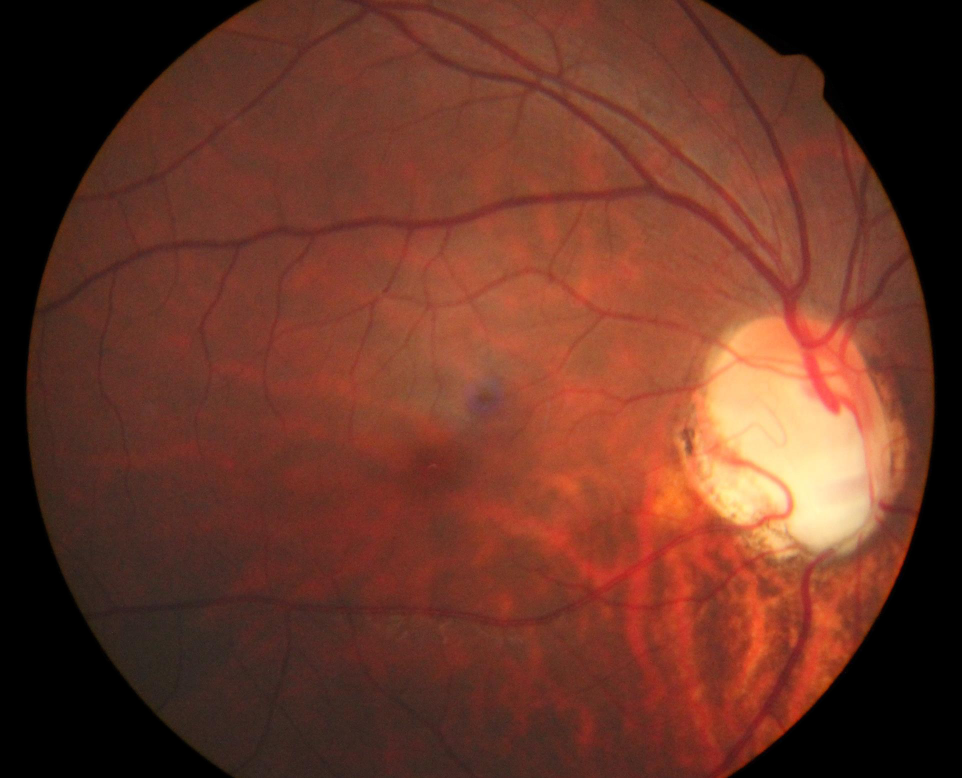
#> input picture CFP for rare eye diseases/Optic Nerve Hypoplasia/FANSHIQI_OD_20200916x20200921_Fundus.jpg, 1924 x 1556 px (shown at 1/2 size); its folder holds only this picture in this run
$ python -i brset_review_app.py   (imports and definitions only)
#> lines starting #> are read from the running program, lines starting #| are printed output that depends on the picture
from __future__ import annotations

import csv
import io
import json
import os
import pickle
import random
from datetime import datetime
from functools import lru_cache
from pathlib import Path
from typing import Any

import numpy as np
import pandas as pd
from flask import Flask, Response, redirect, render_template_string, request, send_file, session as browser_session, url_for
from PIL import Image, ImageOps


DISEASE_COLUMNS = [
    "diabetic_retinopathy",
    "macular_edema",
    "scar",
    "nevus",
    "amd",
    "vascular_occlusion",
    "hypertensive_retinopathy",
    "drusens",
    "hemorrhage",
    "retinal_detachment",
    "myopic_fundus",
    "increased_cup_disc",
    "other",
]

NO_DISEASE_OPTION = "No Disease"
RARE_DISEASE_OPTIONS = [
    "optic_nerve_edema",
    "optic_nerve_hypoplasia",
    "retinitis_pigmentosa",
]
DISEASE_DIAGNOSIS_OPTIONS = [
    "diabetic_retinopathy",
    "macular_edema",
    "nevus",
    "amd",
    "vascular_occlusion",
    "hypertensive_retinopathy",
    "retinal_detachment",
    "myopic_fundus",
    *RARE_DISEASE_OPTIONS,
    "other",
]
SIGN_FINDING_OPTIONS = [
    "scar",
    "drusens",
    "hemorrhage",
    "increased_cup_disc",
]
ASSESSMENT_GROUPS = [
    {
        "title": "Diseases / diagnoses",
        "description": "Select No Disease or all diagnoses that apply.",
        "options": [NO_DISEASE_OPTION, *DISEASE_DIAGNOSIS_OPTIONS],
    },
    {
        "title": "Signs / findings",
        "description": "Select all observed clinical signs or retinal findings that apply.",
        "options": SIGN_FINDING_OPTIONS,
    },
]
ASSESSMENT_OPTIONS = [NO_DISEASE_OPTION, *DISEASE_DIAGNOSIS_OPTIONS, *SIGN_FINDING_OPTIONS]
METHOD_MODES = {"combined"}
MODEL_SCOPED_MODES = {"combined"}
DINOMALY_RETRIEVAL_COUNT = 5
DINOMALY_PREDICTION_MIN_VOTES = 3
CASE_ORDER_SEED = 20260814
CERTAINTY_LEVELS = ("low", "medium", "high")
DISPLAY_LABELS = {
    "optic_nerve_edema": "optic nerve edema",
    "optic_nerve_hypoplasia": "Optic nerve hypoplasia",
    "retinitis_pigmentosa": "Retinitis pigmentosa (RP)",
    "other": "Other Disease",
}


def assessment_field_name(label: str) -> str:
    return label.lower().replace(" ", "_")


def disease_display_label(label: str) -> str:
    return DISPLAY_LABELS.get(label, label)


# [22 lines left out: functions parse_assessment_list, truthy, not called in this run]


RESPONSE_FIELDS = [
    "timestamp",
    "reviewer_session_uid",
    "doctor_name",
    "designation",
    "department",
    "years_experience",
    "hospital_name",
    "posting_location",
    "registration_id",
    "contact",
    "contact_key",
    "mode",
    "dinomaly_model",
    "case_number",
    "image_id",
    "patient_id",
    "doctor_selected_no_disease",
    "doctor_selected_diseases",
    "doctor_selected_count",
    "needs_recheck",
    "selected_disease_certainty_json",
    "review_time_seconds",
    "comments",
    "dinomaly_predicted_diseases",
    "dinomaly_vote_counts_json",
    "dinomaly_evidence_json",
    "retrieved_image_ids",
    "retrieved_similarities",
    "retrieved_diseases_json",
    "true_diseases_hidden_from_reviewer",
    "true_disease_count",
    "true_disease_category",
]

SESSION_LOG_FIELDS = [
    "timestamp",
    "event",
    "reviewer_session_uid",
    "doctor_name",
    "contact",
    "mode",
    "dinomaly_model",
    "case_number",
    "image_id",
    "answered_human",
    "answered_dinomaly",
    "answered_combined",
    "total_cases",
    "details_json",
]

MODE_LABELS = {
    "human": "Human only",
    "combined": "Human + Dinomaly",
}
ROOT = Path(__file__).resolve().parent
DEFAULT_DINOMALY_MODEL = "dinomaly_h"
HUMAN_MODEL_KEY = "none"
DINOMALY_MODELS = {
    "dinomaly_h": {
        "label": "Dinomaly-H",
        "training": "Healthy-only pretraining",
        "description": "Dinomaly trained using healthy images only. The doctor sees the test scan, anomaly map, and retrieved cases selected by this model.",
        "folder": ROOT / "brset_ai_human/dinomaly_h",
        "test_names": "brset_normal_test_name.pkl",
        "train_names": "brset_normal_train_name.pkl",
    },
    "dinomaly_hd": {
        "label": "Dinomaly-HD",
        "training": "Healthy + diseased pretraining",
        "description": "Dinomaly pretrained using healthy and diseased images. The doctor sees the test scan, anomaly map, and retrieved cases selected by this model.",
        "folder": ROOT / "brset_ai_human/dinomaly_hd",
        "test_names": "brset_normal_disease_test_name.pkl",
        "train_names": "brset_normal_disease_train_name.pkl",
    },
}

ARM_OPTIONS = [
    {
        "key": "human",
        "model_key": HUMAN_MODEL_KEY,
        "mode": "human",
        "label": MODE_LABELS["human"],
        "model_label": MODE_LABELS["human"],
        "mode_label": "Clinical baseline",
        "training": "Unaided scan review",
        "description": "Doctor sees only the test scan and decides which disease or diagnosis is present.",
    }
] + [
    {
        "key": f"{model_key}:combined",
        "model_key": model_key,
        "mode": "combined",
        "label": f"{MODE_LABELS['combined']} - {config['label']}",
        "model_label": config["label"],
        "mode_label": MODE_LABELS["combined"],
        "training": config["training"],
        "description": config["description"],
    }
    for model_key, config in DINOMALY_MODELS.items()
]

METADATA_CSV = ROOT / "brset_ai_human/brset_dataset_distribution.csv"
BRSET_DIR = ROOT / "brset_ai_human/BRSET"
RETRIEVAL_IMAGE_DIR = ROOT / "brset_ai_human/BRSET/fundus_photos"
CFP_RARE_ID_PREFIX = "cfp_rare_"
CFP_RARE_SOURCE_DIR = ROOT / "CFP for rare eye diseases"
CFP_RARE_LABEL_ALIASES = {
    "Optic nerve edema, possible Idiopathic Intracranial Hypertension": "optic_nerve_edema",
    "Optic Nerve Hypoplasia": "optic_nerve_hypoplasia",
    "RP": "retinitis_pigmentosa",
}
CFP_RARE_ANOMALY_DIRS = {
    "dinomaly_h": ROOT / "anomaly_maps_normal_cfp_for_rare_diseases/anomaly_scan",
    "dinomaly_hd": ROOT / "anomaly_maps_allclasses_cfp_for_rare_diseases/anomaly_scan",
}
CFP_RARE_RETRIEVAL_CONFIG = {
    "dinomaly_h": {
        "folder": ROOT / "brset_ai_human/dinomaly_h/rare",
        "test_names": "brset_normal_rare_test_name.pkl",
    },
    "dinomaly_hd": {
        "folder": ROOT / "brset_ai_human/dinomaly_hd/rare",
        "test_names": "brset_normal_disease_rare_test_name.pkl",
    },
}


def runtime_data_dir() -> Path:
    configured = os.environ.get("BRSET_REVIEW_DATA_DIR")
    if configured:
        return Path(configured)
    render_disk = Path("/var/data")
    if render_disk.exists():
        return render_disk
    return ROOT


RUNTIME_DATA_DIR = runtime_data_dir()
RESPONSES_CSV = RUNTIME_DATA_DIR / "doctor_review_responses.csv"
RESPONSES_JSONL = RUNTIME_DATA_DIR / "doctor_review_responses.jsonl"
SESSION_LOG_CSV = RUNTIME_DATA_DIR / "doctor_review_session_log.csv"
SESSIONS_JSON = RUNTIME_DATA_DIR / "doctor_review_sessions.json"
CASE_STATUS_JSON = RUNTIME_DATA_DIR / "doctor_review_case_status.json"

# [1 line not run here, left out]
# [1 line that did not run here, left out]


class FlipBasedOnBrightness:
    def __init__(self, patch_size: int = 16, decision_size: int = 256) -> None:
#> in send_transformed_query_image, image is the input picture: PIL image 1924x1556 RGB; mean R, G, B 105.6, 54, 38.9
        self.patch_size = patch_size
        self.decision_size = decision_size

    def __call__(self, image: Image.Image) -> Image.Image:
        decision_image = image.resize((self.decision_size, self.decision_size), resampling_filter())
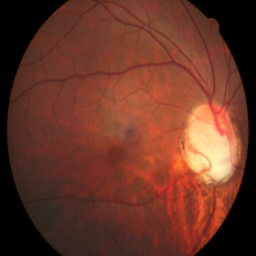
#> decision_image: PIL image 256x256 RGB; mean R, G, B 105.6, 54, 38.9
        gray = decision_image.convert("L")
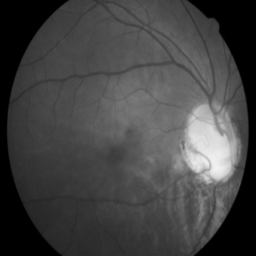
#> gray: PIL image 256x256 L; min 0, max 241, mean 67.7
        gray_np = np.array(gray)
        _, width = gray_np.shape
#> width = 256
        patch_size = min(self.patch_size, width)
#> patch_size = 16

        max_brightness_sum = 0
        max_x = 0
        for x in range(0, width - patch_size + 1, patch_size):
            patch = gray_np[:, x : x + patch_size]
            patch_sum = patch.sum()
            if patch_sum > max_brightness_sum:
                max_brightness_sum = patch_sum
                max_x = x
#> this loop made 16 passes
#> (patch_sum, max_brightness_sum) on passes 1 to 12: (32568, 32568), (127548, 127548), (187535, 187535), (231217, 231217), (257844, 257844), (277337, 277337), (300747, 300747), (324562, 324562), (348282, 348282), (365100, 365100), (369350, 369350), (410819, 410819)
#> patch_sum on passes 14 to 16: 426356, 261279, 44375
#> after the loop, max_brightness_sum = 471397; max_x = 192

        if max_x < width // 2:
            return ImageOps.mirror(image)
        return image


query_image_transform = FlipBasedOnBrightness()


def resampling_filter() -> Any:
    return getattr(getattr(Image, "Resampling", Image), "BILINEAR")


# [7 lines left out: function normalize_image_id, not called in this run]


def now() -> str:
    return datetime.now().isoformat(timespec="seconds")


def load_pickle(path: Path) -> Any:
    with path.open("rb") as handle:
        return pickle.load(handle)


# [27 lines left out: functions cfp_rare_samples, cfp_rare_sample, not called in this run]


def cfp_rare_lookup_key_from_path(path_value: Any) -> tuple[str, str]:
    path = Path(str(path_value))
    return path.parent.name, path.name


def cfp_rare_lookup_key(sample: dict[str, Any]) -> tuple[str, str]:
    return sample["folder_name"], sample["source_name"]


def dinomaly_model_key(value: Any = None) -> str:
    key = str(value or DEFAULT_DINOMALY_MODEL)
    return key if key in DINOMALY_MODELS else DEFAULT_DINOMALY_MODEL


# [40 lines left out: functions arm_key, parse_arm_key, arm_label, arm_option_for, not called in this run]


def model_config(model_key: Any = None) -> dict[str, Any]:
    return DINOMALY_MODELS[dinomaly_model_key(model_key)]


def model_file(model_key: Any, filename_key: str) -> Path:
    config = model_config(model_key)
    return config["folder"] / config[filename_key]


def model_dir(model_key: Any = None) -> Path:
    return model_config(model_key)["folder"]


def model_test_image_dir(model_key: Any = None) -> Path:
    return model_dir(model_key) / "original_img"


def model_anomaly_dir(model_key: Any = None) -> Path:
    return model_dir(model_key) / "anomaly_scan"


# [50 lines left out: functions cfp_rare_anomaly_path, scoped_mode, metadata_df, test_names, train_names, not called in this run]


@lru_cache(maxsize=None)
def similarities(model_key: str = DEFAULT_DINOMALY_MODEL) -> np.ndarray:
    return np.asarray(load_pickle(model_dir(model_key) / "similarity_data.pkl"))


@lru_cache(maxsize=None)
def indices(model_key: str = DEFAULT_DINOMALY_MODEL) -> np.ndarray:
    return np.asarray(load_pickle(model_dir(model_key) / "indices_data.pkl"))


# [6 lines left out: function test_name_index, not called in this run]


def canonical_test_index(image_id: Any, model_key: str = DEFAULT_DINOMALY_MODEL) -> int | None:
    return test_name_index(model_key).get(normalize_image_id(image_id))


# [7 lines left out: function display_test_names, not called in this run]


def cfp_rare_retrieval_dir(model_key: Any = None) -> Path:
    return CFP_RARE_RETRIEVAL_CONFIG[dinomaly_model_key(model_key)]["folder"]


# [169 lines left out: functions cfp_rare_retrieval_test_names, cfp_rare_retrieval_lookup, cfp_rare_retrieval_index, cfp_rare_similarities, cfp_rare_indices, metadata_lookup and 10 more, not called in this run]


def write_response_rows(rows: list[dict[str, Any]]) -> None:
    write_jsonl_rows(RESPONSES_JSONL, rows)


# [4 lines left out: function load_sessions, not called in this run]


def save_sessions(sessions: dict[str, dict[str, Any]]) -> None:
    SESSIONS_JSON.parent.mkdir(parents=True, exist_ok=True)
    SESSIONS_JSON.write_text(json.dumps(sessions, indent=2), encoding="utf-8")


# [4 lines left out: function load_case_statuses, not called in this run]


def save_case_statuses(statuses: dict[str, Any]) -> None:
    CASE_STATUS_JSON.parent.mkdir(parents=True, exist_ok=True)
    CASE_STATUS_JSON.write_text(json.dumps(statuses, indent=2), encoding="utf-8")


def status_bucket(statuses: dict[str, Any], session_id: str, mode: str) -> dict[str, Any]:
    return statuses.setdefault(session_id, {}).setdefault(mode, {})


# [40 lines left out: functions mark_case_status, case_status_for, needs_recheck_for, not called in this run]


def normalize_contact(value: Any) -> str:
    return "".join(str(value or "").lower().split())


# [71 lines left out: functions session_profile_from_form, latest_matching_session, matching_sessions_for_contact, not called in this run]


def session_arm(data: dict[str, Any]) -> tuple[str, str]:
    return parse_arm_key(data.get("review_arm") or arm_key(data.get("dinomaly_model"), data.get("mode")))


# [66 lines left out: functions latest_matching_arm_session, session_progress, contact_arm_progress, choose_start_arm, not called in this run]


def active_session_id() -> str:
    return str(browser_session.get("review_session_id", ""))


# [45 lines left out: function log_event, not called in this run]


def response_model_key(row: dict[str, Any]) -> str:
    return dinomaly_model_key(row.get("dinomaly_model")) if row.get("mode") in MODEL_SCOPED_MODES else ""


# [186 lines left out: functions response_key, answered_ids, saved_response, next_unanswered, retrieval_rows, method_prediction and 6 more, not called in this run]


def send_transformed_query_image(path: Path | None, image_id: str | None = None) -> Response:
    if path is None:
        return missing_svg()
    image = Image.open(path).convert("RGB")
    image = query_image_transform(image)
    buffer = io.BytesIO()
    image.save(buffer, format="JPEG", quality=95)
    buffer.seek(0)
#> (the run stopped early here; a loop or call above may not have finished)

$ run again, on CFP for rare eye diseases/Optic Nerve Hypoplasia/陈军权_1993-10-05_2326746-2023-06-16-OS-眼底照相.jpg
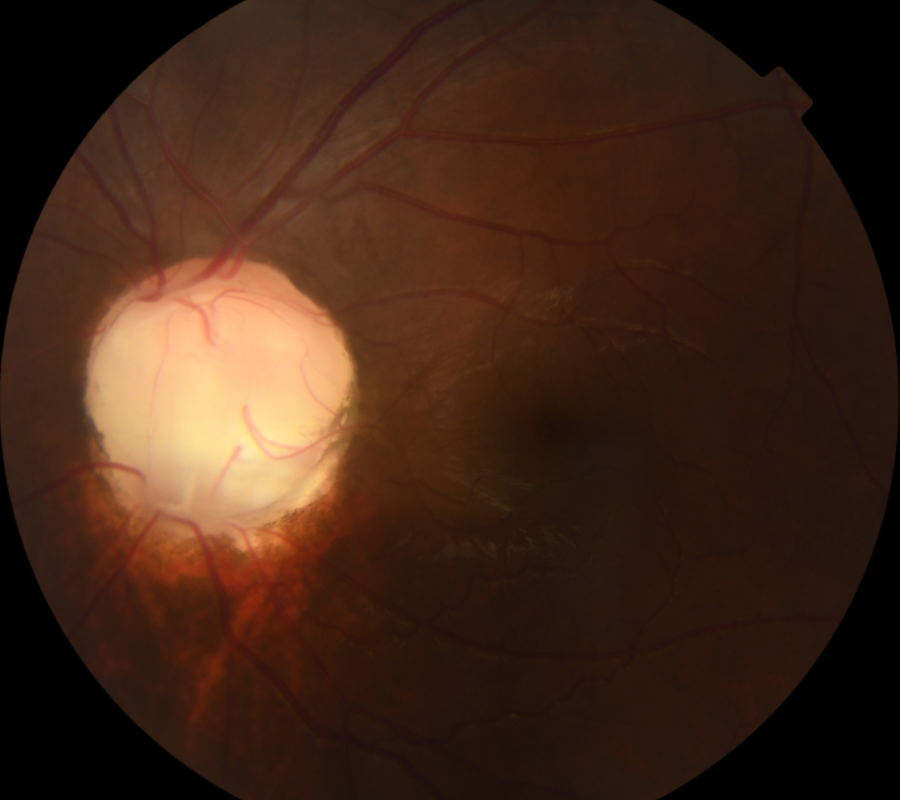
#> input picture CFP for rare eye diseases/Optic Nerve Hypoplasia/陈军权_1993-10-05_2326746-2023-06-16-OS-眼底照相.jpg, 2700 x 2400 px (shown at 1/3 size)
#> in send_transformed_query_image, image is the input picture: PIL image 2700x2400 RGB; mean R, G, B 65.5, 38.6, 23.9
#> in __call__, `gray = decision_image.convert("L")`:
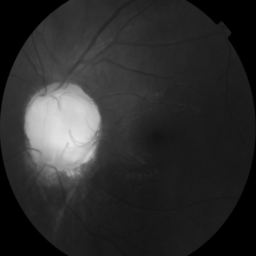
#> gray: PIL image 256x256 L; min 0, max 232, mean 45
#> the loop in __call__, `for x in range(0, width - patch_size + 1, patch_size):` made 16 passes
#> (patch_sum, max_brightness_sum) on passes 1 to 5: (66135, 66135), (163245, 163245), (319375, 319375), (391665, 391665), (416790, 416790)
#> after the loop in __call__, `for x in range(0, width - patch_size + 1, patch_size):`: max_brightness_sum = 416790; max_x = 64
#> in __call__, `return ImageOps.mirror(image)`:
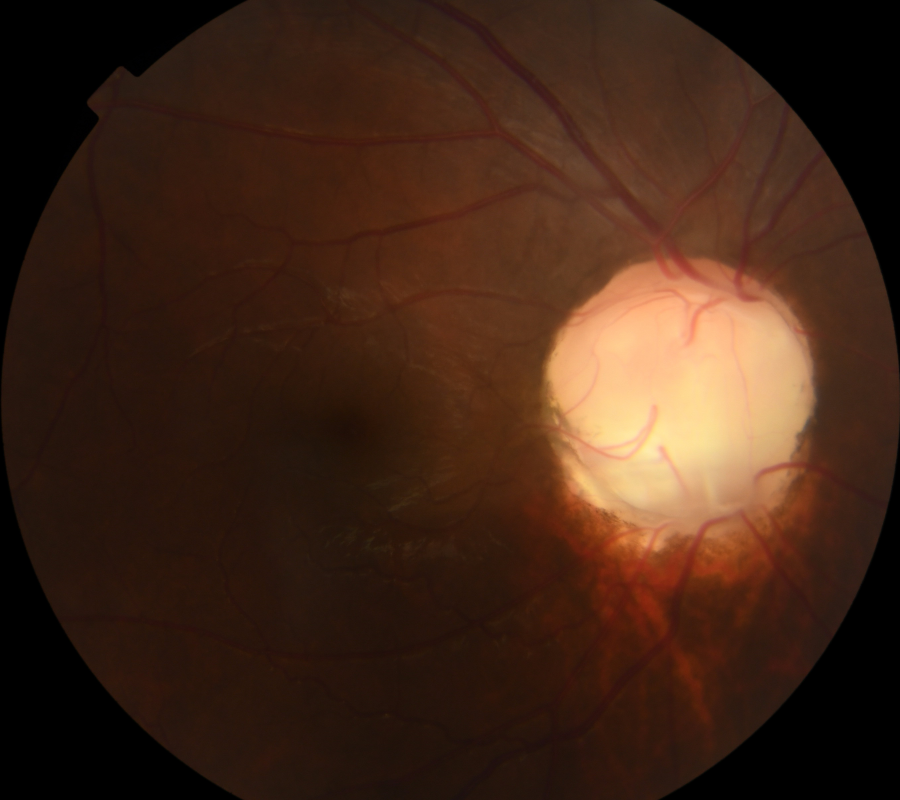
#> returned value: PIL image 2700x2400 RGB (shown at 1/3 size); mean R, G, B 65.5, 38.6, 23.9

$ run again, on CFP for rare eye diseases/Optic Nerve Hypoplasia/陶浩睿_2012-09-17_3376698-2024-11-24-OD-眼底照相.jpg
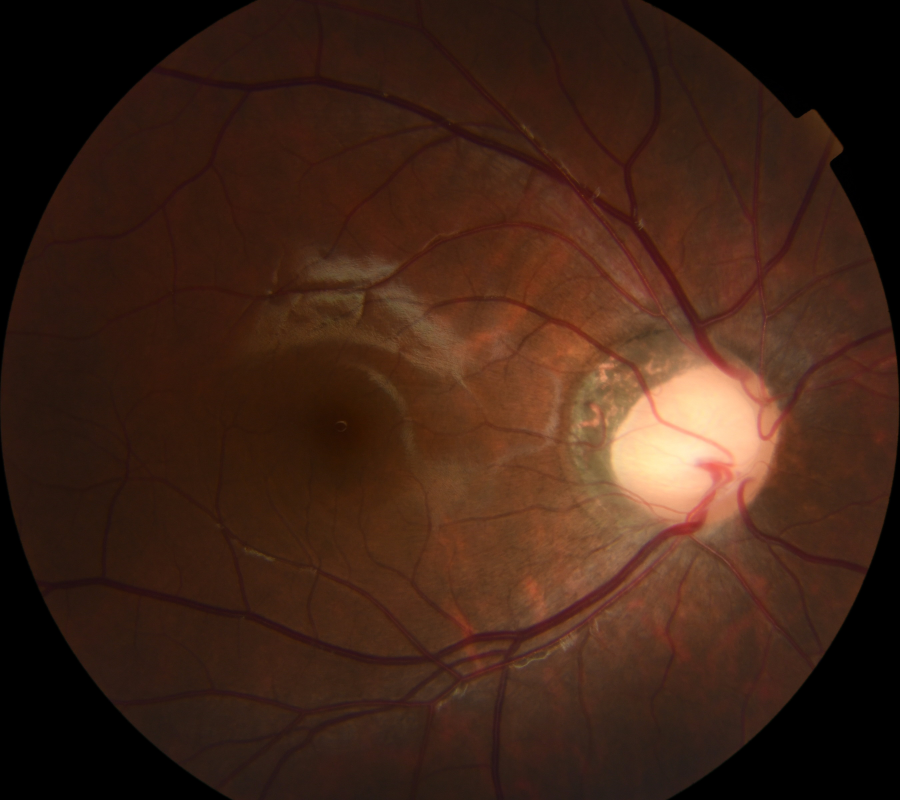
#> input picture CFP for rare eye diseases/Optic Nerve Hypoplasia/陶浩睿_2012-09-17_3376698-2024-11-24-OD-眼底照相.jpg, 2700 x 2400 px (shown at 1/3 size)
#> in send_transformed_query_image, image is the input picture: PIL image 2700x2400 RGB; mean R, G, B 64.2, 36.4, 23.4
#> in __call__, `decision_image = image.resize((self.decision_size, self.decision_size)..`:
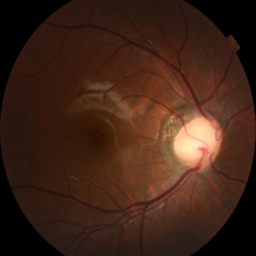
#> decision_image: PIL image 256x256 RGB; mean R, G, B 64.2, 36.4, 23.4
#> in __call__, `gray = decision_image.convert("L")`:
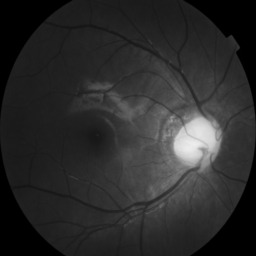
#> gray: PIL image 256x256 L; min 0, max 237, mean 43.2
#> the loop in __call__, `for x in range(0, width - patch_size + 1, patch_size):` made 16 passes
#> (patch_sum, max_brightness_sum) on passes 1 to 8: (42012, 42012), (76105, 76105), (100867, 100867), (120761, 120761), (139240, 139240), (152866, 152866), (170779, 170779), (199645, 199645)
#> after the loop in __call__, `for x in range(0, width - patch_size + 1, patch_size):`: max_brightness_sum = 325784; max_x = 176
